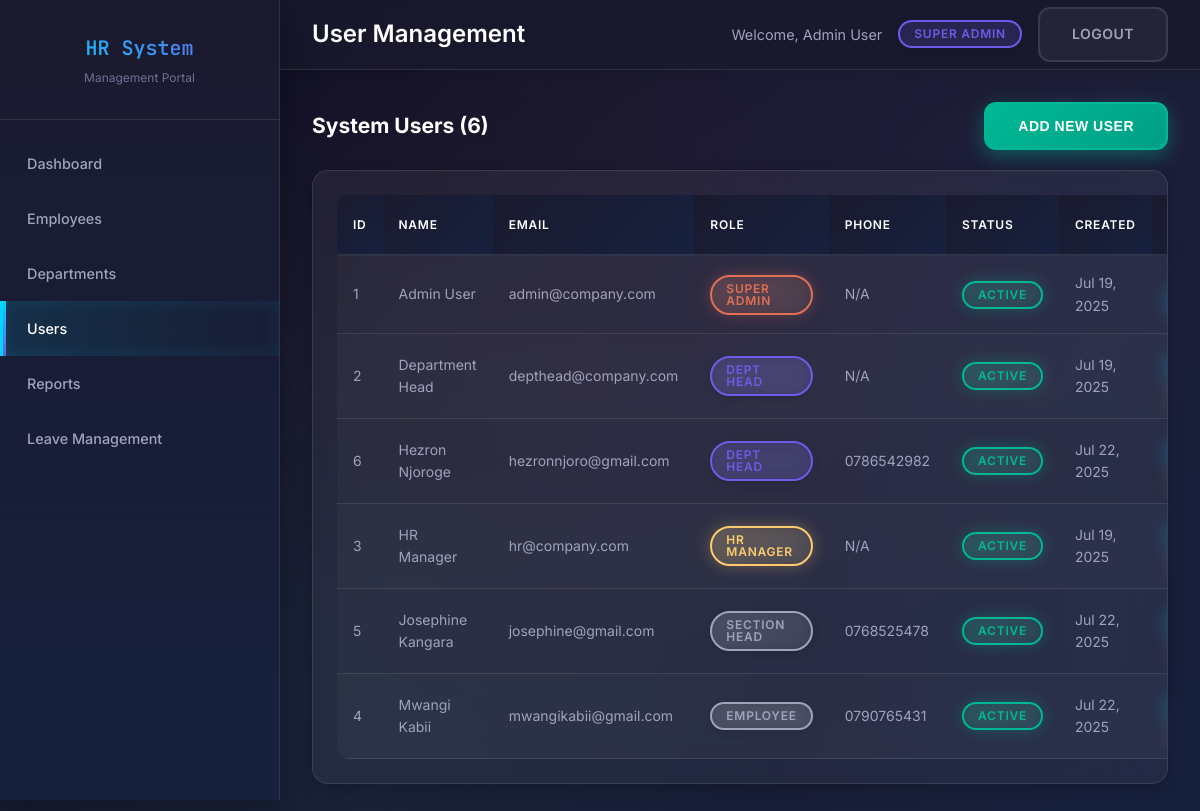
/users.php (signed in), run on the app's committed database.
### tables this page shows
CREATE TABLE `users` (
  `id` int(50) NOT NULL,
  `email` varchar(255) DEFAULT NULL,
  `first_name` varchar(100) DEFAULT NULL,
  `last_name` varchar(100) DEFAULT NULL,
  `password` varchar(255) DEFAULT NULL,
  `role` enum('bod_chairman','super_admin','hr_manager','dept_head','section_head','manager','employee') DEFAULT 'employee',
  `phone` varchar(20) DEFAULT NULL,
  `address` text DEFAULT NULL,
  `profile_image_url` varchar(500) DEFAULT NULL,
  `created_at` timestamp NOT NULL DEFAULT current_timestamp(),
  `updated_at` timestamp NOT NULL DEFAULT current_timestamp() ON UPDATE current_timestamp(),
  `employee_id` varchar(11) DEFAULT NULL
);

### users.php (the view, shortened to what this page needs)
<?php
$user = [
    'first_name' => isset($_SESSION['user_name']) ? explode(' ', $_SESSION['user_name'])[0] : 'User',
    'last_name' => isset($_SESSION['user_name']) ? (explode(' ', $_SESSION['user_name'])[1] ?? '') : '',
    'role' => $_SESSION['user_role'] ?? 'guest',
    'id' => $_SESSION['user_id']
];
function hasPermission($requiredRole) {
    $userRole = $_SESSION['user_role'] ?? 'guest';
    $roles = [
        'super_admin' => 3,
        'hr_manager' => 2,
        'dept_head' => 1,
        'employee' => 0
    ];
    $userLevel = $roles[$userRole] ?? 0;
    $requiredLevel = $roles[$requiredRole] ?? 0;
    return $userLevel >= $requiredLevel;
}
function formatDate($date) {
    return date('M d, Y', strtotime($date));
}
$mysqli = getConnection();
$result = $mysqli->query("SELECT * FROM users ORDER BY first_name, last_name");
$users = $result->fetch_all(MYSQLI_ASSOC);
?>
<!DOCTYPE html>
<html lang="en">
<head>
    <link rel="stylesheet" href="style.css">
</head>
<body>
    <div class="container">
        <div class="sidebar">
            <div class="sidebar-brand">
                <h1>HR System</h1>
                <p>Management Portal</p>
            </div>
            <nav class="nav">
                <ul>
                    <li><a href="dashboard.php">Dashboard</a></li>
                    <li><a href="employees.php">Employees</a></li>
                    <?php if (hasPermission('hr_manager')): ?>
                    <li><a href="departments.php">Departments</a></li>
                    <?php endif; ?>
                    <?php if (hasPermission('super_admin')): ?>
                    <li><a href="users.php" class="active">Users</a></li>
                    <?php endif; ?>
                    <?php if (hasPermission('hr_manager')): ?>
                    <li><a href="reports.php">Reports</a></li>
                    <?php endif; ?>
                    <?php if (hasPermission('hr_manager')|| hasPermission('super_admin')||hasPermission('dept_head')): ?>
                    <li><a href="leave_management.php">Leave Management</a></li>
                    <?php endif; ?>
                </ul>
            </nav>
        </div>
        <div class="main-content">
            <div class="header">
                <h1>User Management</h1>
                <div class="user-info">
                    <span>Welcome, <?php echo htmlspecialchars($user['first_name'] . ' ' . $user['last_name']); ?></span>
                    <span class="badge badge-info"><?php echo ucwords(str_replace('_', ' ', $user['role'])); ?></span>
                    <a href="logout.php" class="btn btn-secondary">Logout</a>
                </div>
            </div>
            <div class="content">
                <div style="display: flex; justify-content: space-between; align-items: center; margin-bottom: 20px;">
                    <h2>System Users (<?php echo count($users); ?>)</h2>
                    <button onclick="showAddUserModal()" class="btn btn-success">Add New User</button>
                </div>
                <div class="table-container">
                    <table class="table">
                        <thead>
                            <tr>
                                <th>ID</th>
                                <th>Name</th>
                                <th>Email</th>
                                <th>Role</th>
                                <th>Phone</th>
                                <th>Status</th>
                                <th>Created</th>
                                <th>Actions</th>
                            </tr>
                        </thead>
                        <tbody>
                            <?php if (empty($users)): ?>
                                <tr>
                                    <td colspan="8" class="text-center">No users found</td>
                                </tr>
                            <?php else: ?>
                                <?php foreach ($users as $user_row): ?>
                                <tr>
                                    <td><?php echo $user_row['id']; ?></td>
                                    <td><?php echo htmlspecialchars($user_row['first_name'] . ' ' . $user_row['last_name']); ?></td>
                                    <td><?php echo htmlspecialchars($user_row['email']); ?></td>
                                    <td>
                                        <span class="badge <?php echo getRoleBadge($user_row['role']); ?>">
                                            <?php echo ucwords(str_replace('_', ' ', $user_row['role'])); ?>
                                        </span>
                                    </td>
                                    <td><?php echo htmlspecialchars($user_row['phone'] ?? 'N/A'); ?></td>
                                    <td>
                                        <span class="badge badge-success">Active</span>
                                    </td>
                                    <td><?php echo formatDate($user_row['created_at']); ?></td>
                                    <td>
                                    </td>
                                </tr>
                                <?php endforeach; ?>
                            <?php endif; ?>
                        </tbody>
                    </table>
                </div>
            </div>
        </div>
    </div>
</body>
</html>
<?php
function getRoleBadge($role) {
    switch($role) {
        case 'super_admin': return 'badge-danger';
        case 'hr_manager': return 'badge-warning';
        case 'dept_head': return 'badge-info';
        case 'section_head': return 'badge-secondary';
        default: return 'badge-light';
    }
}
?>

### data on the page
users: first_name+last_name "Admin User", role "SUPER ADMIN", id "1", email "admin@company.com", phone "N/A", created_at "Jul 19, 2025"
users: id "2", first_name+last_name "Department Head", email "depthead@company.com", role "DEPT HEAD", phone "N/A", created_at "Jul 19, 2025"
users: id "6", first_name+last_name "Hezron Njoroge", email "hezronnjoro@gmail.com", role "DEPT HEAD", phone "0786542982", created_at "Jul 22, 2025"
users: id "3", first_name+last_name "HR Manager", email "hr@company.com", role "HR MANAGER", phone "N/A", created_at "Jul 19, 2025"
users: id "5", first_name+last_name "Josephine Kangara", email "josephine@gmail.com", role "SECTION HEAD", phone "0768525478", created_at "Jul 22, 2025"
users: id "4", first_name+last_name "Mwangi Kabii", email "mwangikabii@gmail.com", role "EMPLOYEE", phone "0790765431", created_at "Jul 22, 2025"

### other printed values
count($users) "6"
